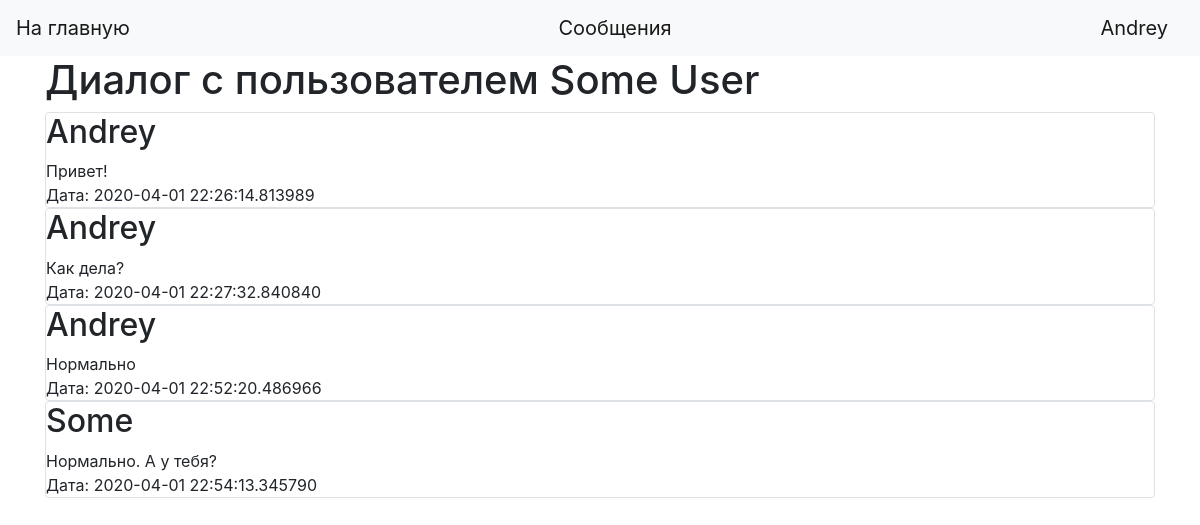
Screenshot of /messages/2 (signed in) with the database file from the repository.
### data/users.py (models this page shows, shortened)
class User(SqlAlchemyBase, UserMixin):
    __tablename__ = 'users'
    id = sqlalchemy.Column(sqlalchemy.Integer,
                           primary_key=True, autoincrement=True)
    name = sqlalchemy.Column(sqlalchemy.String, nullable=True)
    surname = sqlalchemy.Column(sqlalchemy.String, nullable=True)
    email = sqlalchemy.Column(sqlalchemy.String,
                              index=True, unique=True, nullable=True)
    hashed_password = sqlalchemy.Column(sqlalchemy.String, nullable=True)
    bday = sqlalchemy.Column(sqlalchemy.Date,
                             nullable=True)
    posts = orm.relation("Posts", back_populates='user')
    messages_from = orm.relation("Messages", back_populates='from_user')
    messages_to = orm.relation("Messages", back_populates='to_user')

### data/messages.py (models this page shows)
class Messages(SqlAlchemyBase):
    __tablename__ = 'messages'
    id = sqlalchemy.Column(sqlalchemy.Integer,
                           primary_key=True, autoincrement=True)
    from_id = sqlalchemy.Column(sqlalchemy.Integer,
                                sqlalchemy.ForeignKey("users.id"))
    to_id = sqlalchemy.Column(sqlalchemy.Integer)
    message = sqlalchemy.Column(sqlalchemy.String, nullable=True)
    created_date = sqlalchemy.Column(sqlalchemy.DateTime,
                                     default=datetime.datetime.now)
    from_user = orm.relation('User')
    to_user = orm.relation('User')

### main.py (the view)
@app.route("/messages/<int:id>")
@login_required
def show_messages(id):
    session = db_session.create_session()
    user = session.query(User).filter((User.id == id)).first()
    messages = session.query(Messages).filter(Messages.from_id.in_([current_user.id, user.id]),
                                              Messages.to_id.in_([current_user.id, user.id])).order_by(Messages.created_date)
    return render_template("messages.html", user=user, messages=messages)

### data/db_session.py (called while the page is built)
def create_session() -> Session:
    global __factory
    return __factory()

### main.py (called while the page is built)
@login_manager.user_loader
def load_user(user_id):
    session = db_session.create_session()
    return session.query(User).get(user_id)

### templates/messages.html
{% extends "base.html" %}
{% block content %}
<h1>Диалог с пользователем {{user.name}} {{user.surname}}</h1>
{% for item in messages %}
<div class="col-md6 border rounded">
    <h2>{{item.from_user.name}}</h2>
    <div>{{ item.message }}</div>
    <div>Дата: {{item.created_date}}</div>
</div>
{% endfor %}
{% endblock %}

### templates/base.html (shortened to what this page needs)
<!doctype html>
<html lang="en">
<head>
    <link rel="stylesheet"
          href="https://stackpath.bootstrapcdn.com/bootstrap/4.4.1/css/bootstrap.min.css"
>
</head>
<body>
<header>
    <nav class="navbar navbar-light bg-light">
        <a class="navbar-brand" href="/">На главную</a>
        {% if current_user.is_authenticated %}
        <a class="navbar-brand" href="/users">Сообщения</a>
        <a class="navbar-brand" href="/logout">{{ current_user.name }}</a>
{% else %}
    <p>
        <a class="btn btn-primary " href="/register">Зарегистрироваться</a>
        <a class="btn btn-success" href="/login">Войти</a>
    </p>
{% endif %}
    </nav>
</header>
<main role="main" class="container">
    {% block content %}{% endblock %}
</main>
</body>
</html>

### rows the page displays
User: name "Andrey"
User: name "Some", surname "User"
Messages: from_user.name "Andrey", message "Привет!", created_date "2020-04-01 22:26:14.813989"
Messages: from_user.name "Andrey", message "Как дела?", created_date "2020-04-01 22:27:32.840840"
Messages: from_user.name "Andrey", message "Нормально", created_date "2020-04-01 22:52:20.486966"
Messages: from_user.name "Some", message "Нормально. А у тебя?", created_date "2020-04-01 22:54:13.345790"
